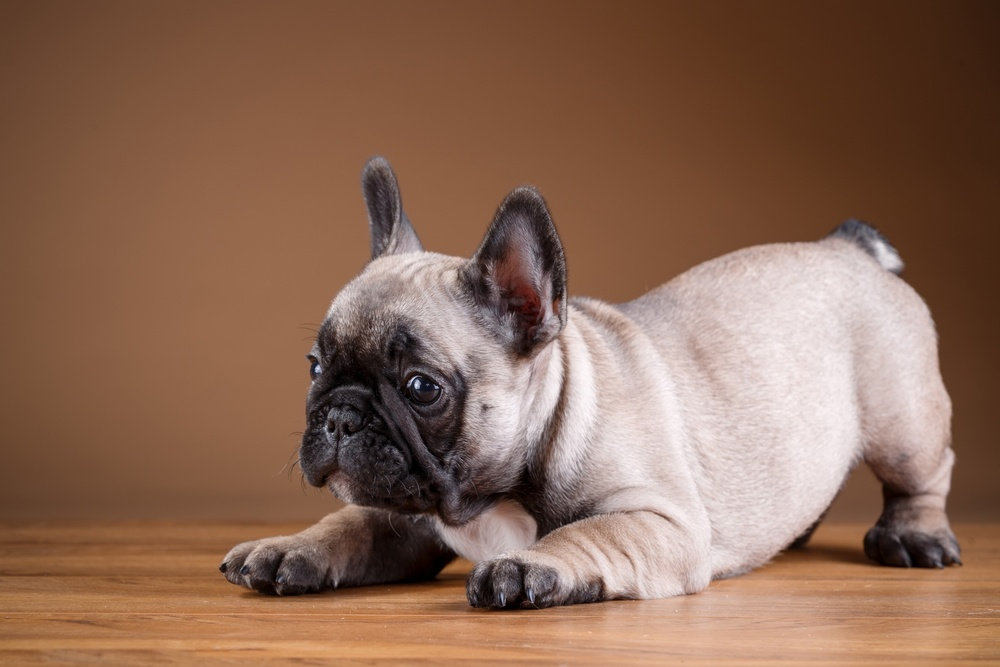
#> input picture puppy.jpg, 1000 x 667 px, shrunk from 1920 x 1280 before the run
$ python image.py
#> lines starting #> are read from the running program, lines starting #| are printed output that depends on the picture
import numpy as np
from PIL import Image

im = Image.open('puppy.jpg')  # Can be many different formats.
#> im is the input picture: PIL image 1000x667 RGB; mean R, G, B 139.4, 105.3, 86.3
im2arr = np.array(im)

for h in range(im2arr.shape[0]):
    for w in range(im2arr.shape[1]):
        for c in range(im2arr.shape[2]):
            if c == 0:
                tmp = round(im2arr[h, w, c] + 75)
                tmp = tmp if tmp <= 255 else 255
                tmp = tmp if tmp >= 0 else 0
                im2arr[h, w, c] = tmp
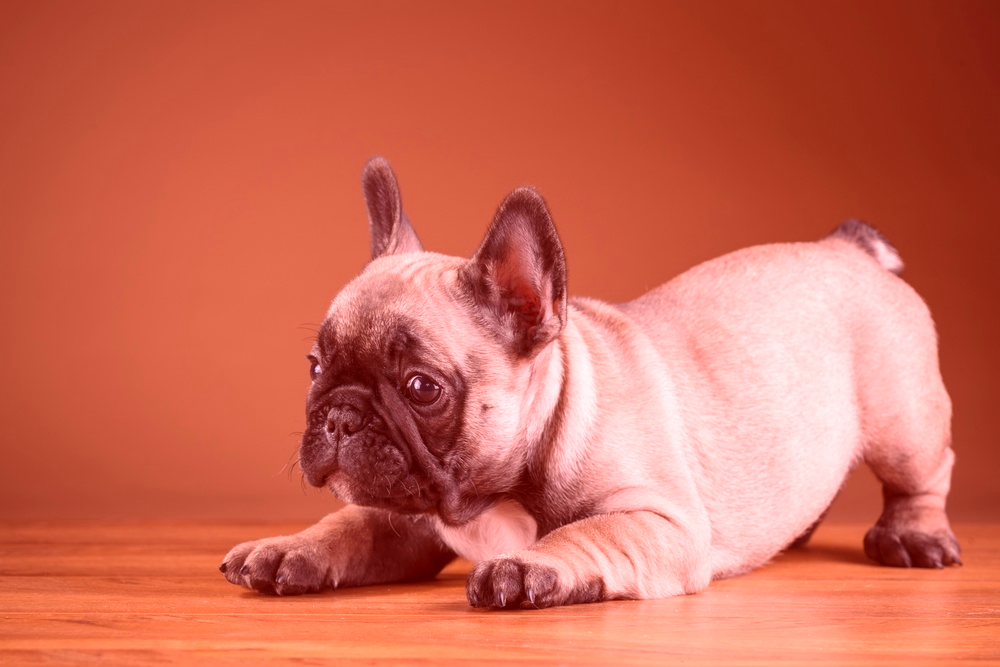
#> im2arr: shape (667, 1000, 3); mean R, G, B 206, 105.3, 86.3
            # [10 lines of commented-out code are left out]

img = Image.fromarray(im2arr, 'RGB')
img.save('puppy.png')
img.show()
